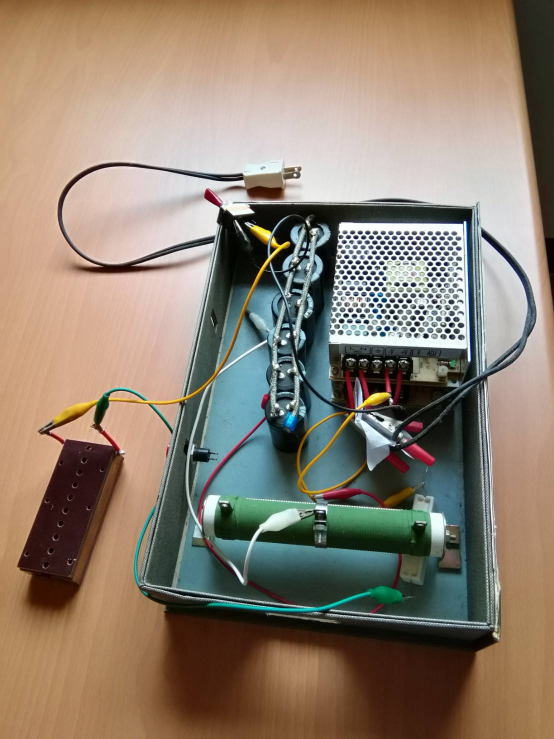
#> input picture pic_ana/49042.jpg, 1108 x 1477 px (shown at 1/2 size)
$ python ana.py 49042.jpg 49042.jpg
#> lines starting #> are read from the running program, lines starting #| are printed output that depends on the picture
# -*- coding: utf-8 -*-
############################
# Peicheng Lu 20190822
############################
# Usage: python ana.py input_img data_img

import sys
import cv2
import numpy as np
import imutils

def ROOTSIFT(grayIMG, kpsData):

    #extractor = cv2.xfeatures2d.SIFT_create()
    extractor = cv2.xfeatures2d.SURF_create()

    (kps, descs) = extractor.compute(grayIMG, kpsData)

    return (kps, descs)


#detector = cv2.xfeatures2d.SURF_create() # Fast version of SIFT
detector = cv2.xfeatures2d.SIFT_create()

matcher = cv2.DescriptorMatcher_create("BruteForce")

path1 = sys.argv[1]

path2 = sys.argv[2]

outpath = path1.replace('Input','Output',1)
outpath = outpath[0:-4] + "_comp.jpg"

imageA = cv2.imread(path1)
#> imageA is the input picture: shape (1477, 1108, 3); mean B, G, R 112.1, 128, 142.5

imageB = cv2.imread(path2)

imageA = imutils.resize(imageA, width = 600)
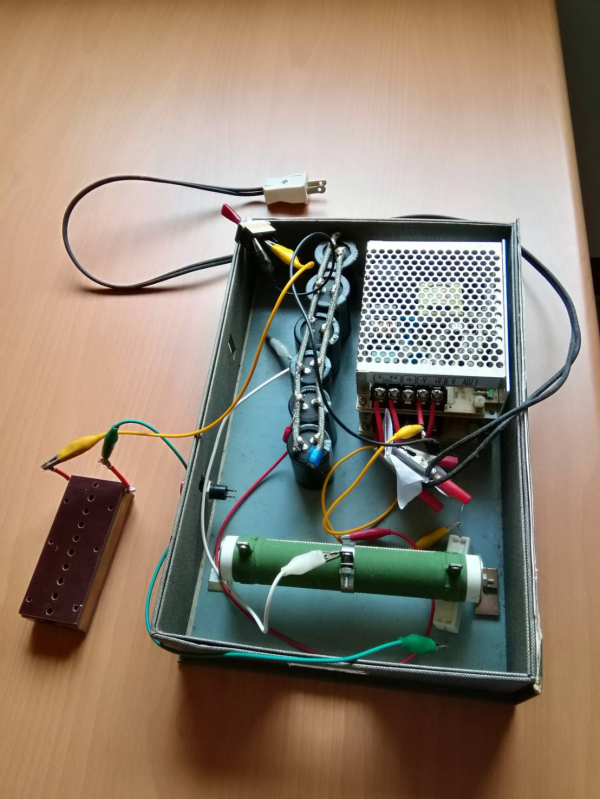
#> imageA: shape (799, 600, 3); mean B, G, R 112.1, 128, 142.5

imageB = imutils.resize(imageB, width = 600)

grayA = cv2.cvtColor(imageA, cv2.COLOR_BGR2GRAY)
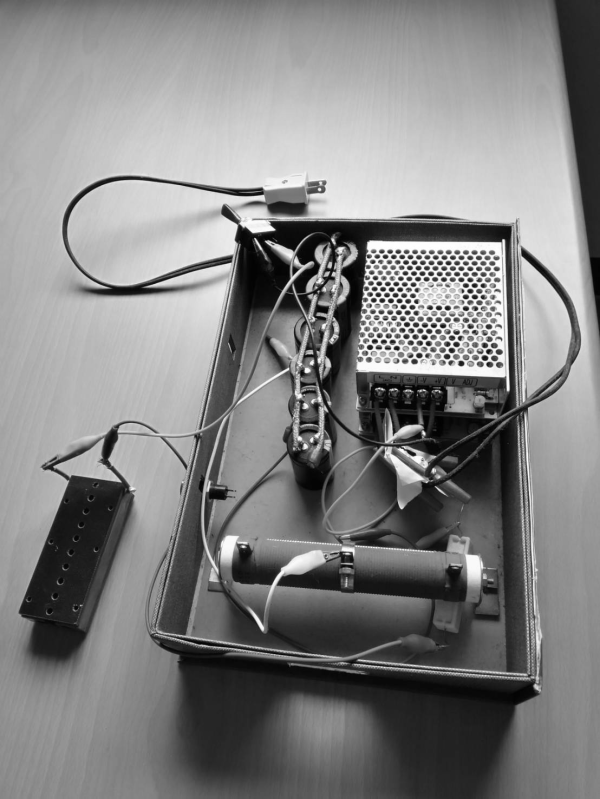
#> grayA: shape (799, 600); min 1, max 255, mean 130.6

grayB = cv2.cvtColor(imageB, cv2.COLOR_BGR2GRAY)

grayA = cv2.GaussianBlur(grayA, (5, 5), 0)

grayB = cv2.GaussianBlur(grayB, (5, 5), 0)

kpsA = detector.detect(grayA)
#> kpsA = 2184 keypoints; strongest (x, y, size): (461, 363, 3.5), (287, 254, 9.5), (227, 212, 8.2), (243, 236, 11)

kpsB = detector.detect(grayB)
#> kpsB has the same summary as kpsA

#> (the run stopped early here; a loop or call above may not have finished)
